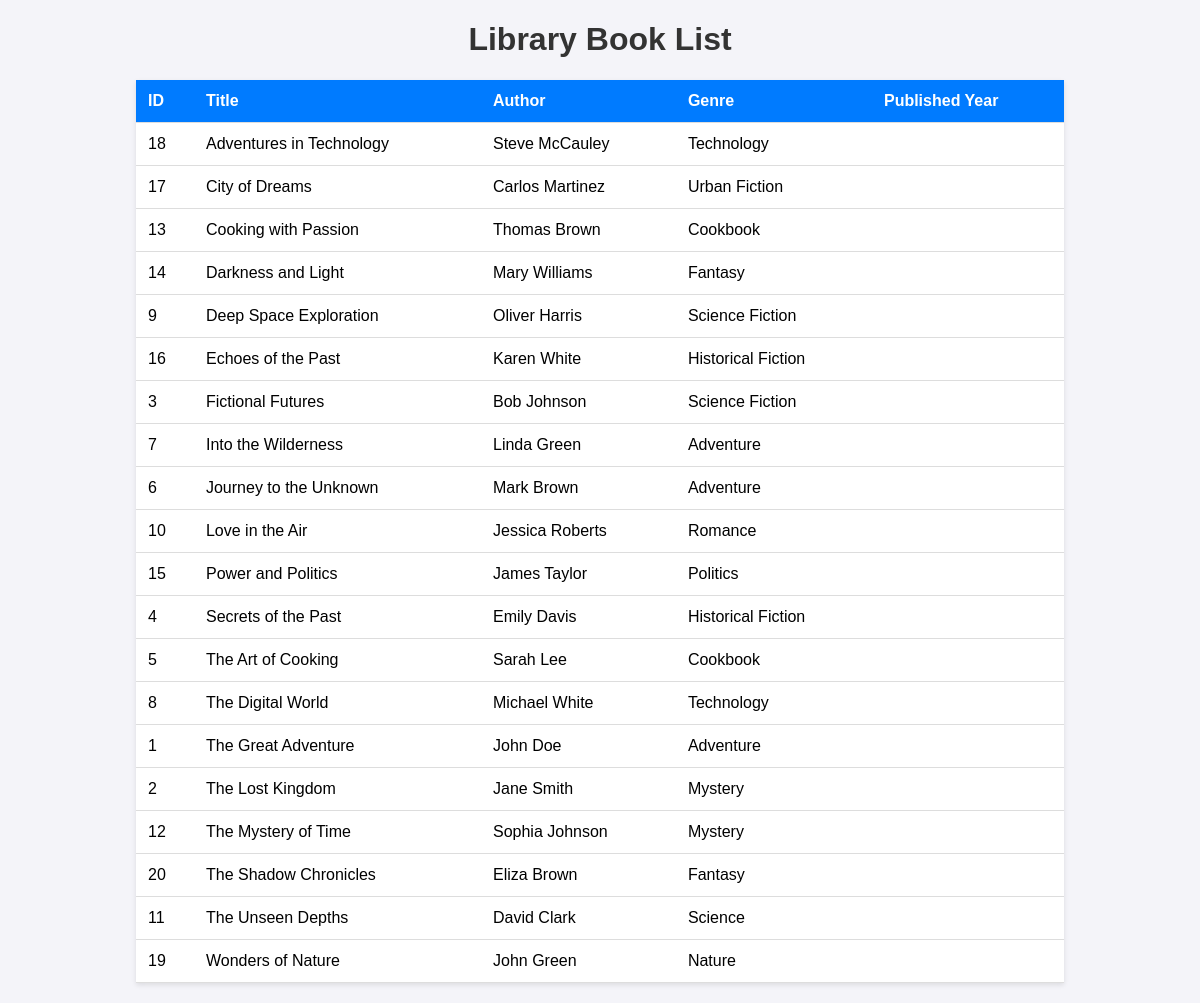
The app's page /CSIT415-Project-Register-New-Account-with-html-code-/SearchList.php with its own data.
### tables this page shows
CREATE TABLE books (
    id INT AUTO_INCREMENT PRIMARY KEY,           
    title VARCHAR(255) NOT NULL,                 
    author VARCHAR(255) NOT NULL,                
    isbn VARCHAR(20) UNIQUE NOT NULL,            
    publisher VARCHAR(255),                      
    publish_date DATE,                           
    genre VARCHAR(100),                          
    page_count INT,                              
    language VARCHAR(50),                        
    is_available BOOLEAN DEFAULT TRUE           
);

### CSIT415-Project-Register-New-Account-with-html-code-/SearchList.php (the view, shortened to what this page needs)
<?php
$servername = "localhost";
$username = "root";
$password = "";
$dbname = "Library";
$conn = new mysqli($servername, $username, $password, $dbname);
$sql = "SELECT * FROM books ORDER BY title ASC";
$result = $conn->query($sql);
?>
<!DOCTYPE html>
<html lang="en">
<head>
</head>
<body>
    <h1>Library Book List</h1>
    <?php if ($result->num_rows > 0): ?>
        <table>
            <thead>
                <tr>
                    <th>ID</th>
                    <th>Title</th>
                    <th>Author</th>
                    <th>Genre</th>
                    <th>Published Year</th>
                </tr>
            </thead>
            <tbody>
                <?php while ($row = $result->fetch_assoc()): ?>
                    <tr>
                        <td><?php echo htmlspecialchars($row['id']); ?></td>
                        <td><?php echo htmlspecialchars($row['title']); ?></td>
                        <td><?php echo htmlspecialchars($row['author']); ?></td>
                        <td><?php echo htmlspecialchars($row['genre']); ?></td>
                        <td><?php echo htmlspecialchars($row['published_year']); ?></td>
                    </tr>
                <?php endwhile; ?>
            </tbody>
        </table>
    <?php else: ?>
        <p style="text-align: center;">No books found in the database.</p>
    <?php endif; ?>
</body>
</html>

### CSIT415-Project-Register-New-Account-with-html-code-/SearchList.php (style rules this page uses)
body { font-family: Arial, sans-serif; margin: 20px; background-color: #f4f4f9; }
h1 { text-align: center; color: #333; }
table { width: 80%; margin: 20px auto; border-collapse: collapse; background-color: #fff; box-shadow: 0 2px 5px rgba(0, 0, 0, 0.1); }
th, td { padding: 12px; text-align: left; border-bottom: 1px solid #ddd; }
th { background-color: #007BFF; color: white; }

### records on screen
books: id "18", title "Adventures in Technology", author "Steve McCauley", genre "Technology"
books: id "17", title "City of Dreams", author "Carlos Martinez", genre "Urban Fiction"
books: id "13", title "Cooking with Passion", author "Thomas Brown", genre "Cookbook"
books: id "14", title "Darkness and Light", author "Mary Williams", genre "Fantasy"
books: id "9", title "Deep Space Exploration", author "Oliver Harris", genre "Science Fiction"
books: id "16", title "Echoes of the Past", author "Karen White", genre "Historical Fiction"
books: id "3", title "Fictional Futures", author "Bob Johnson", genre "Science Fiction"
books: id "7", title "Into the Wilderness", author "Linda Green", genre "Adventure"
books: id "6", title "Journey to the Unknown", author "Mark Brown", genre "Adventure"
books: id "10", title "Love in the Air", author "Jessica Roberts", genre "Romance"
books: id "15", title "Power and Politics", author "James Taylor", genre "Politics"
books: id "4", title "Secrets of the Past", author "Emily Davis", genre "Historical Fiction"
books: id "5", title "The Art of Cooking", author "Sarah Lee", genre "Cookbook"
books: id "8", title "The Digital World", author "Michael White", genre "Technology"
books: id "1", title "The Great Adventure", author "John Doe", genre "Adventure"
books: id "2", title "The Lost Kingdom", author "Jane Smith", genre "Mystery"
books: id "12", title "The Mystery of Time", author "Sophia Johnson", genre "Mystery"
books: id "20", title "The Shadow Chronicles", author "Eliza Brown", genre "Fantasy"
books: id "11", title "The Unseen Depths", author "David Clark", genre "Science"
books: id "19", title "Wonders of Nature", author "John Green", genre "Nature"
